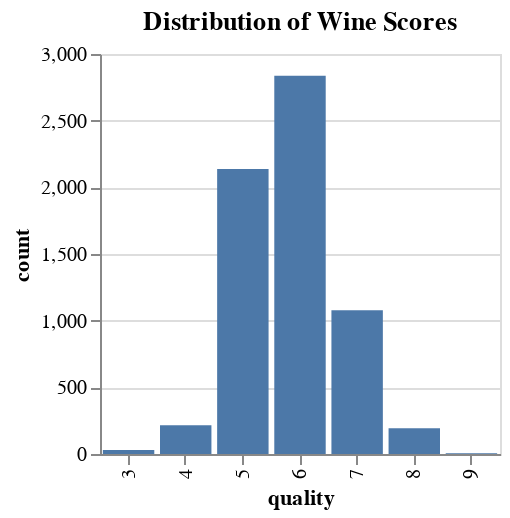

Here is the notebook cell this chart was saved with:
### Markdown cell above
#### Distribution of Wine Scores

### Code cell
# Plot of distribution of wine scores
@vlplot(
  data = wine,
  mark = :bar,
  x = "quality:n",
  y = {"count()", title = "count"},
  height = 200,
  width = 200,
  title = "Distribution of Wine Scores"
)

### Figure 1 — Vega-Lite specification as saved in the notebook (floating-point values rounded to 4 significant figures; data arrays with more than 128 entries replaced by an {"elided": "..."} marker saying what was removed)
{"data": {"values": {"elided": "6497 records"}}, "mark": "bar", "height": 200, "width": 200, "title": "Distribution of Wine Scores", "encoding": {"x": {"field": "quality", "type": "nominal"}, "y": {"title": "count", "aggregate": "count", "type": "quantitative"}}}
